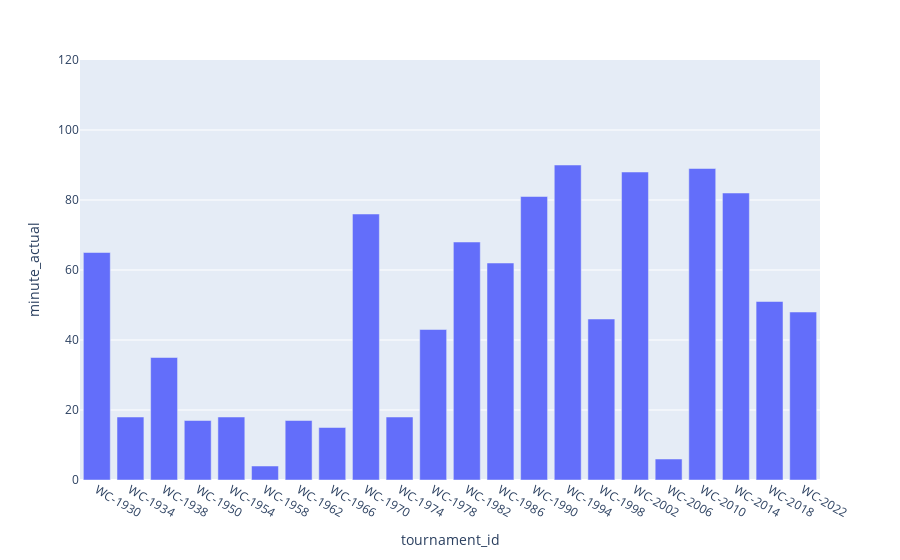

Notebook code for this chart:
### Code cell
goals["minute_actual"] = goals["minute_regulation"] + goals["minute_stoppage"]
goals_min = goals[["tournament_id", "minute_actual"]].groupby("tournament_id").apply(lambda x: x.mode())
px.bar(goals_min,x="tournament_id", y="minute_actual", range_y=[0, 120] )

### Figure 1 — Plotly figure (JSON) as saved in the notebook; plotly's stock layout.template omitted (floating-point values rounded to 4 significant figures)
{"data": [{"alignmentgroup": "True", "hovertemplate": "tournament_id=%{x}<br>minute_actual=%{y}<extra></extra>", "legendgroup": "", "marker": {"color": "#636efa", "pattern": {"shape": ""}}, "name": "", "offsetgroup": "", "orientation": "v", "showlegend": false, "textposition": "auto", "type": "bar", "x": ["WC-1930", "WC-1934", null, "WC-1938", null, null, "WC-1950", "WC-1954", null, null, null, null, null, null, null, "WC-1958", null, null, null, null, null, null, "WC-1962", null, null, null, null, "WC-1966", null, null, null, "WC-1970", "WC-1974", "WC-1978", null, "WC-1982", null, null, "WC-1986", "WC-1990", "WC-1994", "WC-1998", "WC-2002", "WC-2006", null, "WC-2010", "WC-2014", "WC-2018", "WC-2022"], "xaxis": "x", "y": [65, 18, 29, 35, 44, 89, 17, 18, 30, 54, 60, 69, 78, 84, 85, 4, 18, 24, 32, 44, 52, 55, 17, 29, 56, 73, 90, 15, 43, 75, 88, 76, 18, 43, 45, 68, 75, 83, 62, 81, 90, 46, 88, 6, 84, 89, 82, 51, 48], "yaxis": "y"}], "layout": {"barmode": "relative", "legend": {"tracegroupgap": 0}, "margin": {"t": 60}, "xaxis": {"anchor": "y", "domain": [0, 1], "title": {"text": "tournament_id"}}, "yaxis": {"anchor": "x", "domain": [0, 1], "range": [0, 120], "title": {"text": "minute_actual"}}}}
